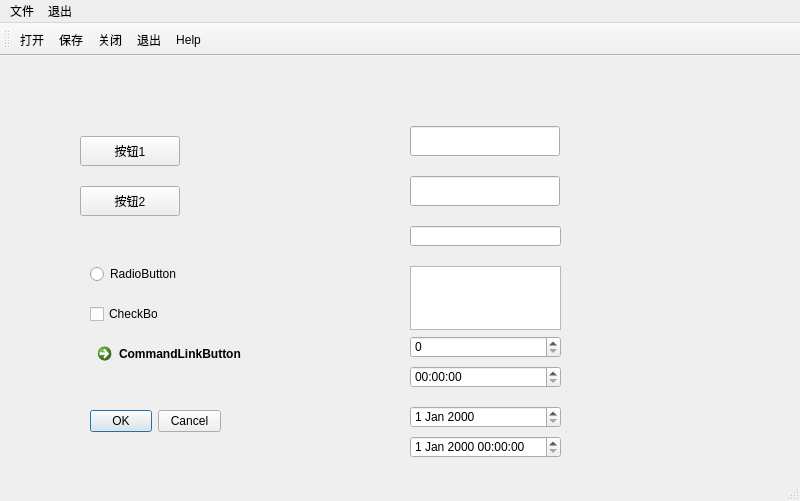
<?xml version="1.0" encoding="UTF-8"?>
<ui version="4.0">
 <class>mainWindow</class>
 <widget class="QMainWindow" name="mainWindow">
  <property name="geometry">
   <rect>
    <x>0</x>
    <y>0</y>
    <width>800</width>
    <height>501</height>
   </rect>
  </property>
  <property name="windowTitle">
   <string>测试</string>
  </property>
  <property name="iconSize">
   <size>
    <width>50</width>
    <height>50</height>
   </size>
  </property>
  <widget class="QWidget" name="centralwidget">
   <widget class="QPushButton" name="pushButton">
    <property name="geometry">
     <rect>
      <x>80</x>
      <y>80</y>
      <width>100</width>
      <height>30</height>
     </rect>
    </property>
    <property name="text">
     <string>按钮1</string>
    </property>
    <property name="iconSize">
     <size>
      <width>20</width>
      <height>16</height>
     </size>
    </property>
   </widget>
   <widget class="QPushButton" name="pushButton_2">
    <property name="geometry">
     <rect>
      <x>80</x>
      <y>130</y>
      <width>100</width>
      <height>30</height>
     </rect>
    </property>
    <property name="text">
     <string>按钮2</string>
    </property>
    <property name="iconSize">
     <size>
      <width>20</width>
      <height>16</height>
     </size>
    </property>
   </widget>
   <widget class="QLineEdit" name="lineEdit">
    <property name="geometry">
     <rect>
      <x>410</x>
      <y>70</y>
      <width>150</width>
      <height>30</height>
     </rect>
    </property>
   </widget>
   <widget class="QLineEdit" name="lineEdit_2">
    <property name="geometry">
     <rect>
      <x>410</x>
      <y>120</y>
      <width>150</width>
      <height>30</height>
     </rect>
    </property>
   </widget>
   <widget class="QRadioButton" name="radioButton">
    <property name="geometry">
     <rect>
      <x>90</x>
      <y>210</y>
      <width>86</width>
      <height>16</height>
     </rect>
    </property>
    <property name="text">
     <string>RadioButton</string>
    </property>
   </widget>
   <widget class="QCheckBox" name="checkBox">
    <property name="geometry">
     <rect>
      <x>90</x>
      <y>250</y>
      <width>68</width>
      <height>16</height>
     </rect>
    </property>
    <property name="text">
     <string>CheckBox</string>
    </property>
   </widget>
   <widget class="QCommandLinkButton" name="commandLinkButton">
    <property name="geometry">
     <rect>
      <x>90</x>
      <y>280</y>
      <width>186</width>
      <height>41</height>
     </rect>
    </property>
    <property name="text">
     <string>CommandLinkButton</string>
    </property>
   </widget>
   <widget class="QDialogButtonBox" name="buttonBox">
    <property name="geometry">
     <rect>
      <x>90</x>
      <y>350</y>
      <width>131</width>
      <height>31</height>
     </rect>
    </property>
    <property name="standardButtons">
     <set>QDialogButtonBox::Cancel|QDialogButtonBox::Ok</set>
    </property>
   </widget>
   <widget class="QLineEdit" name="lineEdit_3">
    <property name="geometry">
     <rect>
      <x>410</x>
      <y>170</y>
      <width>151</width>
      <height>20</height>
     </rect>
    </property>
   </widget>
   <widget class="QPlainTextEdit" name="plainTextEdit">
    <property name="geometry">
     <rect>
      <x>410</x>
      <y>210</y>
      <width>151</width>
      <height>64</height>
     </rect>
    </property>
   </widget>
   <widget class="QSpinBox" name="spinBox">
    <property name="geometry">
     <rect>
      <x>410</x>
      <y>280</y>
      <width>151</width>
      <height>22</height>
     </rect>
    </property>
   </widget>
   <widget class="QTimeEdit" name="timeEdit">
    <property name="geometry">
     <rect>
      <x>410</x>
      <y>310</y>
      <width>151</width>
      <height>22</height>
     </rect>
    </property>
   </widget>
   <widget class="QDateEdit" name="dateEdit">
    <property name="geometry">
     <rect>
      <x>410</x>
      <y>350</y>
      <width>151</width>
      <height>22</height>
     </rect>
    </property>
   </widget>
   <widget class="QDateTimeEdit" name="dateTimeEdit">
    <property name="geometry">
     <rect>
      <x>410</x>
      <y>380</y>
      <width>151</width>
      <height>22</height>
     </rect>
    </property>
   </widget>
  </widget>
  <widget class="QMenuBar" name="menubar">
   <property name="geometry">
    <rect>
     <x>0</x>
     <y>0</y>
     <width>800</width>
     <height>22</height>
    </rect>
   </property>
   <widget class="QMenu" name="menu">
    <property name="title">
     <string>文件</string>
    </property>
    <addaction name="actionopen"/>
    <addaction name="actionsave"/>
    <addaction name="actionclose"/>
   </widget>
   <widget class="QMenu" name="menu_2">
    <property name="title">
     <string>退出</string>
    </property>
    <addaction name="actionquit"/>
   </widget>
   <addaction name="menu"/>
   <addaction name="menu_2"/>
  </widget>
  <widget class="QStatusBar" name="statusbar"/>
  <widget class="QToolBar" name="toolBar">
   <property name="windowTitle">
    <string>toolBar</string>
   </property>
   <attribute name="toolBarArea">
    <enum>TopToolBarArea</enum>
   </attribute>
   <attribute name="toolBarBreak">
    <bool>false</bool>
   </attribute>
   <addaction name="actionopen"/>
   <addaction name="actionsave"/>
   <addaction name="actionclose"/>
   <addaction name="actionquit"/>
   <addaction name="actionHelp"/>
  </widget>
  <action name="actionopen">
   <property name="text">
    <string>打开</string>
   </property>
  </action>
  <action name="actionsave">
   <property name="text">
    <string>保存</string>
   </property>
  </action>
  <action name="actionclose">
   <property name="text">
    <string>关闭</string>
   </property>
  </action>
  <action name="actionquit">
   <property name="text">
    <string>退出</string>
   </property>
  </action>
  <action name="actionHelp">
   <property name="text">
    <string>Help</string>
   </property>
   <property name="toolTip">
    <string>Help</string>
   </property>
  </action>
 </widget>
 <resources/>
 <connections/>
 <slots>
  <signal>signal1()</signal>
  <slot>click_pushButton_2()</slot>
  <slot>click_pushButton_3()</slot>
  <slot>trigger_actHelp()</slot>
 </slots>
</ui>
